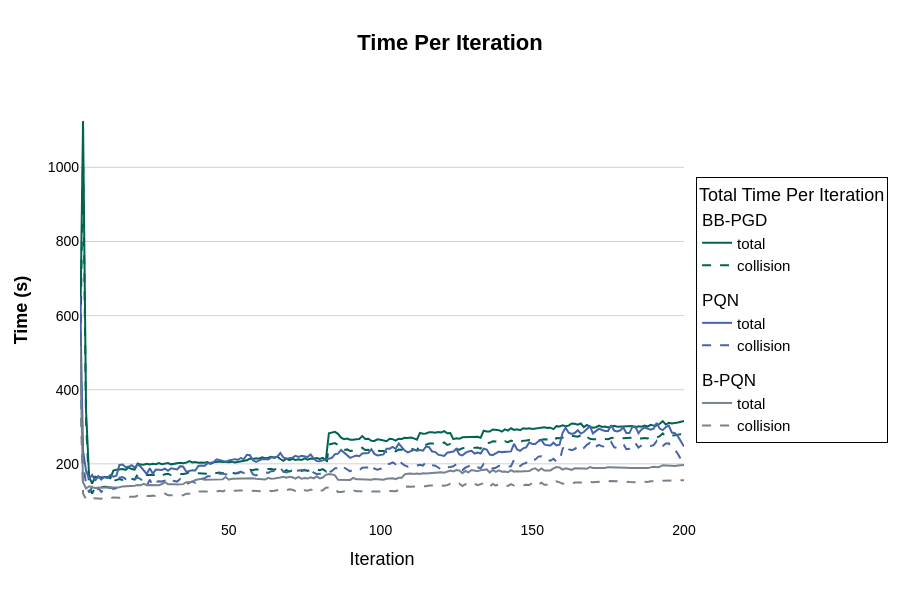

Source (notebook cell):
### Code cell
## Plot the timing info per iteration for each algorithm 
fig = go.Figure()
## Loop through the columns of the data matrix and make a line for each algorithm 
for i, name in zip(range(matrix.shape[1]), algoNames):
    fig.add_trace(go.Scatter(
        x=iters,
        y=matrix[:, i],
        mode='lines',
        name="total",
        legendgroup=name,
        legendgrouptitle=dict(text=name),
        line_color=solid_colors[i],
    ))
    fig.add_trace(go.Scatter(
        x=iters,
        y=cMatrix[:, i],
        mode='lines',
        name="collision",
        legendgroup=name,
        line_color=solid_colors[i],
        line_dash="dash"
    ))

## Update the Layout
fig.update_layout(
    title=dict(
        x=0.5,
        text="<b>Time Per Iteration</b>",
        font=dict(size=22) 
    ),
    xaxis=dict(
        title="Iteration", 
        # tickvals=np.arange(start=0, stop=len(labels)),
        # ticktext=[f'{yr}<br>{name}' for name, yr in zip(labels,climberBestYears)],
        # range=[-0.6, len(labels)-.4],
        # zeroline=False,
        showgrid=False,
        tickfont=dict(size=14),   
        title_font=dict(size=18)
    ),
    yaxis=dict(
        title='<b>Time (s)</b>',
        # tickvals=bin_centers,
        # ticktext=[SCORE_TO_FONT.get(int(t), t) for t in bin_centers],
        gridcolor='lightgrey',
        tickfont=dict(size=14),   
        title_font=dict(size=18)
    ),
    legend=dict(
        title=dict(
            text="Total Time Per Iteration",
            font_size=18
        ),
        orientation="v",      # Vertical orientation is standard for side legends
        yanchor="middle",     # Centers the legend vertically relative to the 'y' value
        y=0.5,                # Places legend at the vertical midpoint (50%)
        xanchor="left",       # Anchors the left side of the legend to the 'x' coordinate
        x=1.02,               # Moves it slightly to the right of the plot area
        bgcolor='rgba(255, 255, 255, 0.5)', # Optional: semi-transparent background
        bordercolor="Black",
        borderwidth=1
    ),
    font=dict(
        family="Arial, sans-serif", # Clean, web-safe font
        size=15,                   # Global default size
        color="black"
    ),
    hovermode='x unified',
    barmode='overlay', # Crucial for overlapping All/FA/Flash
    plot_bgcolor='white',
    # Increase the right margin so the legend doesn't get cut off
    margin=dict(r=150),
    height=600,
    autosize=True
)

config = {'responsive': True}
fig.show(config=config)

## Save to pdf file
# fig.write_image("totalTiming.pdf", width=800, height=600, scale=2)

## Save the figure as a standalone interactive HTML file
# html_file = '.html'
# height_script = """
#     var sendHeight = function() {
#         var height = document.body.scrollHeight;
#         window.parent.postMessage({ 'height': height }, "*");
#     };
#     window.onload = sendHeight;
#     // Also send height if the window is resized
#     window.onresize = sendHeight;
# """
# fig.write_html(os.path.join(FIG_DIR, html_file), full_html=True, include_plotlyjs='cdn', config=config, post_script=height_script)

### Figure 1 — Plotly figure (JSON) as saved in the notebook; plotly's stock layout.template omitted (floating-point values rounded to 4 significant figures; data arrays with more than 128 entries replaced by an {"elided": "..."} marker saying what was removed)
{"data": [{"legendgroup": "BB-PGD", "legendgrouptitle": {"text": "BB-PGD"}, "line": {"color": "#006450"}, "mode": "lines", "name": "total", "type": "scatter", "x": {"elided": "200 int values"}, "y": {"elided": "200 float values"}}, {"legendgroup": "BB-PGD", "line": {"color": "#006450", "dash": "dash"}, "mode": "lines", "name": "collision", "type": "scatter", "x": {"elided": "200 int values"}, "y": {"elided": "200 float values"}}, {"legendgroup": "PQN", "legendgrouptitle": {"text": "PQN"}, "line": {"color": "#4664AA"}, "mode": "lines", "name": "total", "type": "scatter", "x": {"elided": "200 int values"}, "y": {"elided": "200 float values"}}, {"legendgroup": "PQN", "line": {"color": "#4664AA", "dash": "dash"}, "mode": "lines", "name": "collision", "type": "scatter", "x": {"elided": "200 int values"}, "y": {"elided": "200 float values"}}, {"legendgroup": "B-PQN", "legendgrouptitle": {"text": "B-PQN"}, "line": {"color": "#78828C"}, "mode": "lines", "name": "total", "type": "scatter", "x": {"elided": "200 int values"}, "y": {"elided": "200 float values"}}, {"legendgroup": "B-PQN", "line": {"color": "#78828C", "dash": "dash"}, "mode": "lines", "name": "collision", "type": "scatter", "x": {"elided": "200 int values"}, "y": {"elided": "200 float values"}}], "layout": {"autosize": true, "barmode": "overlay", "font": {"color": "black", "family": "Arial, sans-serif", "size": 15}, "height": 600, "hovermode": "x unified", "legend": {"bgcolor": "rgba(255, 255, 255, 0.5)", "bordercolor": "Black", "borderwidth": 1, "orientation": "v", "title": {"font": {"size": 18}, "text": "Total Time Per Iteration"}, "x": 1.02, "xanchor": "left", "y": 0.5, "yanchor": "middle"}, "margin": {"r": 150}, "plot_bgcolor": "white", "title": {"font": {"size": 22}, "text": "<b>Time Per Iteration</b>", "x": 0.5}, "xaxis": {"showgrid": false, "tickfont": {"size": 14}, "title": {"font": {"size": 18}, "text": "Iteration"}}, "yaxis": {"gridcolor": "lightgrey", "tickfont": {"size": 14}, "title": {"font": {"size": 18}, "text": "<b>Time (s)</b>"}}}}
